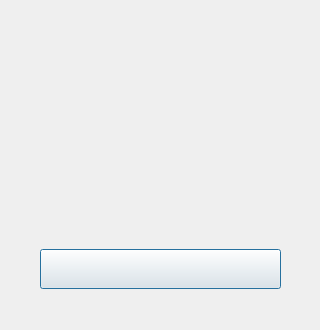
<?xml version="1.0" encoding="UTF-8"?>
<ui version="4.0">
 <class>MainWindow</class>
 <widget class="QDialog" name="MainWindow">
  <property name="geometry">
   <rect>
    <x>0</x>
    <y>0</y>
    <width>320</width>
    <height>330</height>
   </rect>
  </property>
  <property name="windowTitle">
   <string>AirPodsWindows information</string>
  </property>
  <widget class="QLabel" name="deviceLabel">
   <property name="geometry">
    <rect>
     <x>10</x>
     <y>39</y>
     <width>300</width>
     <height>32</height>
    </rect>
   </property>
   <property name="toolTipDuration">
    <number>3</number>
   </property>
   <property name="text">
    <string/>
   </property>
   <property name="alignment">
    <set>Qt::AlignCenter</set>
   </property>
  </widget>
  <widget class="QWidget" name="animationContainer" native="true">
   <property name="geometry">
    <rect>
     <x>30</x>
     <y>111</y>
     <width>260</width>
     <height>122</height>
    </rect>
   </property>
   <layout class="QGridLayout" name="layoutAnimation">
    <property name="leftMargin">
     <number>0</number>
    </property>
    <property name="topMargin">
     <number>6</number>
    </property>
    <property name="rightMargin">
     <number>0</number>
    </property>
    <property name="bottomMargin">
     <number>6</number>
    </property>
   </layout>
  </widget>
  <widget class="QWidget" name="caseBatteryContainer">
   <property name="geometry">
    <rect>
     <x>179</x>
     <y>227</y>
     <width>81</width>
     <height>51</height>
    </rect>
   </property>
   <layout class="QHBoxLayout" name="layoutCase"/>
  </widget>
  <widget class="QWidget" name="podsBatteryContainer">
   <property name="geometry">
    <rect>
     <x>40</x>
     <y>227</y>
     <width>141</width>
     <height>51</height>
    </rect>
   </property>
   <layout class="QHBoxLayout" name="horizontalLayout">
    <item>
     <spacer name="horizontalSpacer">
      <property name="orientation">
       <enum>Qt::Horizontal</enum>
      </property>
      <property name="sizeHint" stdset="0">
       <size>
        <width>40</width>
        <height>20</height>
       </size>
      </property>
     </spacer>
    </item>
    <item>
     <layout class="QHBoxLayout" name="layoutPods"/>
    </item>
    <item>
     <spacer name="horizontalSpacer_2">
      <property name="orientation">
       <enum>Qt::Horizontal</enum>
      </property>
      <property name="sizeHint" stdset="0">
       <size>
        <width>40</width>
        <height>20</height>
       </size>
      </property>
     </spacer>
    </item>
   </layout>
  </widget>
  <widget class="QWidget" name="closeContainer">
   <property name="geometry">
    <rect>
     <x>273</x>
     <y>23</y>
     <width>24</width>
     <height>24</height>
    </rect>
   </property>
   <layout class="QGridLayout" name="layoutClose">
    <property name="leftMargin">
     <number>0</number>
    </property>
    <property name="topMargin">
     <number>0</number>
    </property>
    <property name="rightMargin">
     <number>0</number>
    </property>
    <property name="bottomMargin">
     <number>0</number>
    </property>
   </layout>
  </widget>
  <widget class="QPushButton" name="pushButton">
   <property name="geometry">
    <rect>
     <x>40</x>
     <y>249</y>
     <width>241</width>
     <height>40</height>
    </rect>
   </property>
   <property name="text">
    <string/>
   </property>
  </widget>
 </widget>
 <resources/>
 <connections/>
</ui>
